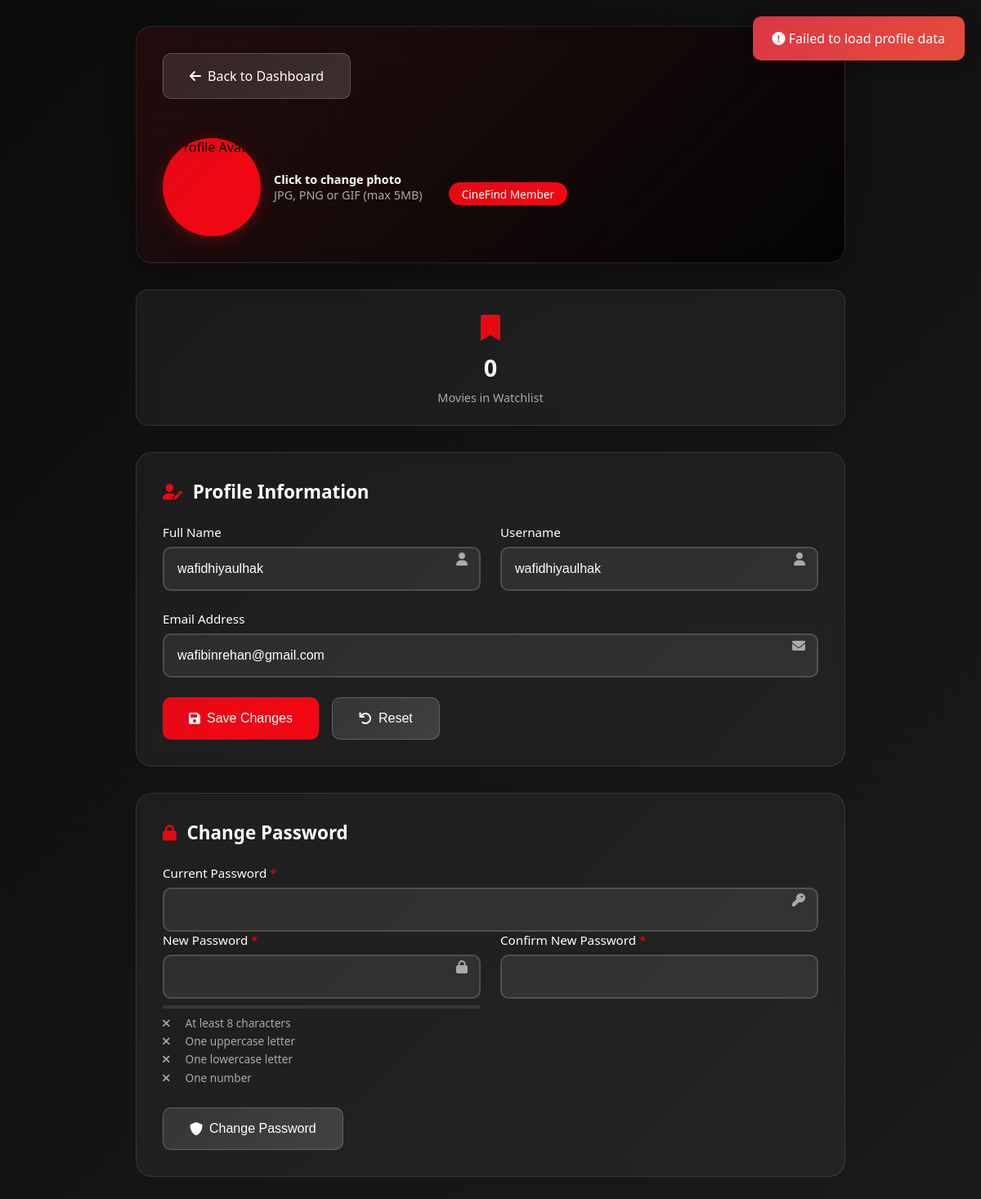
The app's page /pengguna/edit-profile.php (signed in) with its own data.
### tables this page shows
CREATE TABLE `pengguna` (
  `id_pengguna` int(11) NOT NULL,
  `nama_lengkap` varchar(100) DEFAULT NULL,
  `email` varchar(100) DEFAULT NULL,
  `foto_profil` varchar(255) DEFAULT NULL,
  `role_id` int(11) NOT NULL,
  `created_at` datetime DEFAULT current_timestamp(),
  `updated_at` datetime DEFAULT current_timestamp() ON UPDATE current_timestamp()
);

CREATE TABLE `role` (
  `id_role` int(11) NOT NULL,
  `username` varchar(255) DEFAULT NULL,
  `password` varchar(255) DEFAULT NULL,
  `role` enum('admin','pengguna') DEFAULT NULL,
  `created_at` datetime DEFAULT current_timestamp(),
  `updated_at` datetime DEFAULT current_timestamp() ON UPDATE current_timestamp(),
  `email` varchar(100) NOT NULL
);

### pengguna/edit-profile.php (the view, shortened to what this page needs)
<?php
require_once '../service/database.php';
$user_id = $_SESSION['user_id'];
$user_query = "SELECT p.*, r.username, r.email as role_email, r.role
               FROM pengguna p
               JOIN role r ON p.role_id = r.id_role
               WHERE r.id_role = ?";
$stmt = $conn->prepare($user_query);
$stmt->bind_param("i", $user_id);
$stmt->execute();
$user_result = $stmt->get_result();
$user_data = $user_result->fetch_assoc();
?>
<!DOCTYPE html>
<html lang="en">
<head>
    <link rel="stylesheet" href="../assets/css/style.css">
    <link rel="stylesheet" href="https://cdnjs.cloudflare.com/ajax/libs/font-awesome/6.0.0/css/all.min.css">
</head>
<body>
    <div class="profile-container">
        <div class="profile-header">
            <div class="header-content">
                <div class="back-button-container" style="width: 100%; margin-bottom: 1rem;">
                    <a href="indexpengguna.php" class="btn btn-secondary" style="display: inline-flex; align-items: center; gap: 0.5rem;">
                        <i class="fas fa-arrow-left"></i>
                        Back to Dashboard
                    </a>
                </div>
                <div class="avatar-upload-area">
                    <div class="profile-avatar" id="profileAvatar">
                        <img src="../assets/images/default-avatar.png" alt="Profile Avatar" id="avatarImage">
                    </div>
                    <div class="upload-info">
                        <div><strong>Click to change photo</strong></div>
                        <div>JPG, PNG or GIF (max 5MB)</div>
                    </div>
                </div>
                <div class="profile-info">
                    <span class="profile-badge">CineFind Member</span>
                </div>
            </div>
        </div>
        <div class="profile-stats">
            <div class="stat-card">
                <div class="stat-icon"><i class="fas fa-bookmark"></i></div>
                <h3 id="watchlistCount">0</h3>
                <p>Movies in Watchlist</p>
            </div>
        </div>
        <div class="form-section">
            <div class="section-title">
                <i class="fas fa-user-edit"></i>
                Profile Information
            </div>
            <form id="profileForm">
                <div class="form-row">
                    <div class="form-group">
                        <label for="name">Full Name</label>
                        <input type="text" id="name" name="name" value="<?php echo htmlspecialchars($user_data['nama_lengkap'] ?? ''); ?>" required>
                        <i class="fas fa-user input-icon"></i>
                    </div>
                    <div class="form-group">
                        <label for="username">Username</label>
                        <input type="text" id="username" name="username" value="<?php echo htmlspecialchars($user_data['username'] ?? ''); ?>" required>
                        <i class="fas fa-user input-icon"></i>
                    </div>
                </div>
                <div class="form-group">
                    <label for="email">Email Address</label>
                    <input type="email" id="email" name="email" value="<?php echo htmlspecialchars($user_data['email'] ?? $user_data['role_email'] ?? ''); ?>" required>
                    <i class="fas fa-envelope input-icon"></i>
                </div>
                <div class="btn-group">
                    <button type="submit" class="btn">
                        <i class="fas fa-save"></i>
                        Save Changes
                    </button>
                    <button type="button" class="btn btn-secondary" onclick="resetForm()">
                        <i class="fas fa-undo"></i>
                        Reset
                    </button>
                </div>
            </form>
        </div>
        <div class="form-section">
            <div class="section-title">
                <i class="fas fa-lock"></i>
                Change Password
            </div>
            <form id="passwordForm">
                <div class="form-group">
                    <label for="currentPassword">Current Password <span class="required">*</span></label>
                    <input type="password" id="currentPassword" name="current_password" required>
                    <i class="fas fa-key input-icon"></i>
                </div>
                <div class="form-row">
                    <div class="form-group">
                        <label for="newPassword">New Password <span class="required">*</span></label>
                        <input type="password" id="newPassword" name="new_password" required>
                        <i class="fas fa-lock input-icon"></i>
                        <div class="password-strength">
                        </div>
                        <div class="password-requirements" id="passwordRequirements">
                            <div class="requirement" id="req-length">
                                <i class="fas fa-times"></i> At least 8 characters
                            </div>
                            <div class="requirement" id="req-uppercase">
                                <i class="fas fa-times"></i> One uppercase letter
                            </div>
                            <div class="requirement" id="req-lowercase">
                                <i class="fas fa-times"></i> One lowercase letter
                            </div>
                            <div class="requirement" id="req-number">
                                <i class="fas fa-times"></i> One number
                            </div>
                        </div>
                    </div>
                    <div class="form-group">
                        <label for="confirmPassword">Confirm New Password <span class="required">*</span></label>
                        <input type="password" id="confirmPassword" name="confirm_password" required>
                    </div>
                </div>
                <div class="btn-group">
                    <button type="submit" class="btn btn-secondary">
                        <i class="fas fa-shield-alt"></i>
                        Change Password
                    </button>
                </div>
            </form>
        </div>
    </div>
</body>
</html>

### pengguna/edit-profile.php (style rules this page uses)
* { box-sizing: border-box; }
body { background: linear-gradient(135deg, #0c0c0c 0%, #1a1a1a 100%); min-height: 100vh; margin: 0; font-family: 'Segoe UI', Tahoma, Geneva, Verdana, sans-serif; }
.profile-container { max-width: 900px; margin: 2rem auto; padding: 0 1rem; }
.profile-header { background: linear-gradient(135deg, rgba(229, 9, 20, 0.1) 0%, rgba(0, 0, 0, 0.8) 100%); padding: 2rem; border-radius: 20px; margin-bottom: 2rem; backdrop-filter: blur(10px); border: 1px solid rgba(255, 255, 255, 0.1); box-shadow: 0 8px 32px rgba(0, 0, 0, 0.3); }
.header-content { display: flex; align-items: center; gap: 2rem; flex-wrap: wrap; }
.profile-avatar { position: relative; width: 120px; height: 120px; border-radius: 50%; overflow: hidden; background: linear-gradient(135deg, #e50914, #f40612); cursor: pointer; transition: all 0.3s ease; box-shadow: 0 4px 20px rgba(229, 9, 20, 0.3); }
.profile-avatar img { width: 100%; height: 100%; object-fit: cover; transition: all 0.3s ease; }
.profile-info { flex: 1; min-width: 250px; }
.profile-badge { display: inline-block; background: linear-gradient(135deg, #e50914, #f40612); color: #fff; padding: 0.3rem 1rem; border-radius: 20px; font-size: 0.85rem; font-weight: 500; }
.profile-stats { display: grid; grid-template-columns: repeat(auto-fit, minmax(180px, 1fr)); gap: 1.5rem; margin-bottom: 2rem; }
.stat-card { background: rgba(255, 255, 255, 0.05); padding: 1.5rem; border-radius: 15px; text-align: center; border: 1px solid rgba(255, 255, 255, 0.1); backdrop-filter: blur(10px); transition: all 0.3s ease; }
.stat-card .stat-icon { font-size: 2rem; color: #e50914; margin-bottom: 0.5rem; }
.stat-card h3 { margin: 0 0 0.5rem 0; color: #fff; font-size: 1.8rem; font-weight: 600; }
.stat-card p { margin: 0; color: #aaa; font-size: 0.9rem; }
.form-section { background: rgba(255, 255, 255, 0.05); padding: 2rem; border-radius: 20px; margin-bottom: 2rem; border: 1px solid rgba(255, 255, 255, 0.1); backdrop-filter: blur(10px); }
.section-title { display: flex; align-items: center; gap: 0.8rem; margin-bottom: 1.5rem; color: #fff; font-size: 1.4rem; font-weight: 600; }
.section-title i { color: #e50914; font-size: 1.2rem; }
.form-row { display: grid; grid-template-columns: repeat(auto-fit, minmax(250px, 1fr)); gap: 1.5rem; margin-bottom: 1.5rem; }
.form-group { position: relative; }
.form-group label { display: block; margin-bottom: 0.5rem; color: #fff; font-weight: 500; font-size: 0.95rem; }
.form-group .required { color: #e50914; }
.form-group input { width: 100%; padding: 1rem; background: rgba(255, 255, 255, 0.08); border: 2px solid rgba(255, 255, 255, 0.15); border-radius: 10px; color: #fff; font-size: 1rem; transition: all 0.3s ease; }
.form-group .input-icon { position: absolute; right: 1rem; top: 2.2rem; color: #aaa; pointer-events: none; }
.password-strength { margin-top: 0.5rem; height: 4px; background: rgba(255, 255, 255, 0.1); border-radius: 2px; overflow: hidden; }
.password-requirements { margin-top: 0.5rem; font-size: 0.85rem; }
.requirement { color: #aaa; margin: 0.2rem 0; transition: color 0.3s ease; }
.requirement i { width: 16px; margin-right: 0.5rem; }
.btn { display: inline-flex; align-items: center; gap: 0.5rem; padding: 1rem 2rem; background: linear-gradient(135deg, #e50914, #f40612); color: #fff; border: none; border-radius: 10px; font-size: 1rem; font-weight: 500; cursor: pointer; transition: all 0.3s ease; text-decoration: none; position: relative; overflow: hidden; }
.btn-secondary { background: linear-gradient(135deg, rgba(255, 255, 255, 0.1), rgba(255, 255, 255, 0.15)); border: 1px solid rgba(255, 255, 255, 0.2); }
.btn-group { display: flex; gap: 1rem; flex-wrap: wrap; margin-top: 1.5rem; }
.avatar-upload-area { display: flex; align-items: center; gap: 1rem; }
.upload-info { color: #aaa; font-size: 0.9rem; }
.upload-info strong { color: #fff; }

### records on screen
pengguna: name "wafidhiyaulhak", username "wafidhiyaulhak", email "wafibinrehan@gmail.com"
